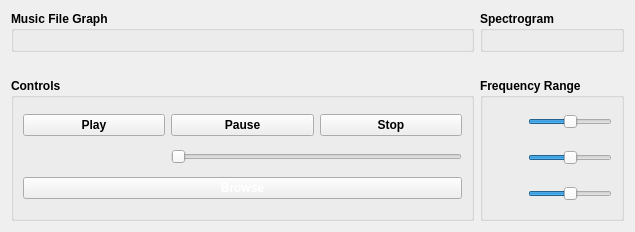
      <widget class="QWidget" name="Music">
       <attribute name="icon">
        <iconset>
         <normaloff>R (3).png</normaloff>R (3).png</iconset>
       </attribute>
       <attribute name="title">
        <string>Music</string>
       </attribute>
       <layout class="QGridLayout" name="gridLayout_3">
        <item row="1" column="0">
         <spacer name="horizontalSpacer">
          <property name="orientation">
           <enum>Qt::Horizontal</enum>
          </property>
          <property name="sizeHint" stdset="0">
           <size>
            <width>463</width>
            <height>20</height>
           </size>
          </property>
         </spacer>
        </item>
        <item row="0" column="1">
         <widget class="QGroupBox" name="Spectrogram_groupBox">
          <property name="font">
           <font>
            <weight>75</weight>
            <bold>true</bold>
           </font>
          </property>
          <property name="title">
           <string>Spectrogram</string>
          </property>
          <layout class="QGridLayout" name="gridLayout_7">
           <item row="0" column="0">
            <widget class="QWidget" name="Spectrogram_widget" native="true"/>
           </item>
          </layout>
         </widget>
        </item>
        <item row="2" column="1">
         <widget class="QGroupBox" name="Frequency_groupBox">
          <property name="font">
           <font>
            <weight>75</weight>
            <bold>true</bold>
           </font>
          </property>
          <property name="title">
           <string>Frequency Range</string>
          </property>
          <layout class="QGridLayout" name="gridLayout">
           <item row="2" column="1">
            <widget class="QSlider" name="Drums_horizontalSlider">
             <property name="maximum">
              <number>100</number>
             </property>
             <property name="sliderPosition">
              <number>50</number>
             </property>
             <property name="orientation">
              <enum>Qt::Horizontal</enum>
             </property>
            </widget>
           </item>
           <item row="0" column="0">
            <widget class="QLabel" name="label">
             <property name="minimumSize">
              <size>
               <width>30</width>
               <height>30</height>
              </size>
             </property>
             <property name="styleSheet">
              <string notr="true">image: url(:/newPrefix/orange-piano-icon.png);</string>
             </property>
             <property name="text">
              <string/>
             </property>
            </widget>
           </item>
           <item row="1" column="1">
            <widget class="QSlider" name="Guitar_horizontalSlider">
             <property name="maximum">
              <number>100</number>
             </property>
             <property name="sliderPosition">
              <number>50</number>
             </property>
             <property name="orientation">
              <enum>Qt::Horizontal</enum>
             </property>
            </widget>
           </item>
           <item row="1" column="0">
            <widget class="QLabel" name="label_2">
             <property name="minimumSize">
              <size>
               <width>30</width>
               <height>30</height>
              </size>
             </property>
             <property name="styleSheet">
              <string notr="true">image: url(:/newPrefix/guitar-icon-png-7.png);</string>
             </property>
             <property name="text">
              <string/>
             </property>
            </widget>
           </item>
           <item row="2" column="0">
            <widget class="QLabel" name="label_4">
             <property name="minimumSize">
              <size>
               <width>30</width>
               <height>30</height>
              </size>
             </property>
             <property name="styleSheet">
              <string notr="true">image: url(:/newPrefix/R (1).png);</string>
             </property>
             <property name="text">
              <string/>
             </property>
            </widget>
           </item>
           <item row="0" column="1">
            <widget class="QSlider" name="Piano_horizontalSlider">
             <property name="maximum">
              <number>100</number>
             </property>
             <property name="sliderPosition">
              <number>50</number>
             </property>
             <property name="orientation">
              <enum>Qt::Horizontal</enum>
             </property>
            </widget>
           </item>
          </layout>
         </widget>
        </item>
        <item row="0" column="0">
         <widget class="QGroupBox" name="MainGraph_groupBox">
          <property name="font">
           <font>
            <weight>75</weight>
            <bold>true</bold>
            <strikeout>false</strikeout>
           </font>
          </property>
          <property name="acceptDrops">
           <bool>false</bool>
          </property>
          <property name="title">
           <string>Music File Graph</string>
          </property>
          <property name="flat">
           <bool>false</bool>
          </property>
          <property name="checkable">
           <bool>false</bool>
          </property>
          <layout class="QGridLayout" name="gridLayout_6">
           <item row="0" column="0">
            <widget class="PlotWidget" name="MainGraph_widget" native="true"/>
           </item>
          </layout>
         </widget>
        </item>
        <item row="2" column="0">
         <widget class="QGroupBox" name="groupBox_4">
          <property name="font">
           <font>
            <weight>75</weight>
            <bold>true</bold>
           </font>
          </property>
          <property name="title">
           <string>Controls</string>
          </property>
          <layout class="QGridLayout" name="gridLayout_5">
           <item row="2" column="1" colspan="2">
            <widget class="QSlider" name="Volume_horizontalSlider">
             <property name="font">
              <font>
               <weight>50</weight>
               <bold>false</bold>
              </font>
             </property>
             <property name="cursor">
              <cursorShape>ClosedHandCursor</cursorShape>
             </property>
             <property name="autoFillBackground">
              <bool>false</bool>
             </property>
             <property name="maximum">
              <number>100</number>
             </property>
             <property name="orientation">
              <enum>Qt::Horizontal</enum>
             </property>
             <property name="invertedAppearance">
              <bool>false</bool>
             </property>
             <property name="invertedControls">
              <bool>false</bool>
             </property>
             <property name="tickPosition">
              <enum>QSlider::NoTicks</enum>
             </property>
            </widget>
           </item>
           <item row="4" column="0" colspan="3">
            <widget class="QPushButton" name="Browse_pushbutton">
             <property name="font">
              <font>
               <weight>75</weight>
               <bold>true</bold>
              </font>
             </property>
             <property name="styleSheet">
              <string notr="true">color: rgb(255, 170, 0);
color: rgb(255, 255, 255);</string>
             </property>
             <property name="text">
              <string>Browse</string>
             </property>
             <property name="icon">
              <iconset>
               <normaloff>Places-folder-orange-icon.png</normaloff>Places-folder-orange-icon.png</iconset>
             </property>
            </widget>
           </item>
           <item row="0" column="0">
            <widget class="QPushButton" name="Play_pushButton">
             <property name="text">
              <string>Play</string>
             </property>
             <property name="icon">
              <iconset resource="logo.qrc">
               <normaloff>:/newPrefix/play-icon-11-256.png</normaloff>:/newPrefix/play-icon-11-256.png</iconset>
             </property>
             <property name="checkable">
              <bool>false</bool>
             </property>
             <property name="flat">
              <bool>false</bool>
             </property>
            </widget>
           </item>
           <item row="2" column="0">
            <widget class="QLabel" name="label_6">
             <property name="styleSheet">
              <string notr="true">image: url(:/newPrefix/speaker-icon-15.png);</string>
             </property>
             <property name="text">
              <string/>
             </property>
            </widget>
           </item>
           <item row="0" column="2">
            <widget class="QPushButton" name="Stop_pushButton">
             <property name="text">
              <string>Stop</string>
             </property>
             <property name="icon">
              <iconset>
               <normaloff>:/newPrefix/R (6).png</normaloff>:/newPrefix/R (6).png</iconset>
             </property>
            </widget>
           </item>
           <item row="0" column="1">
            <widget class="QPushButton" name="Pause_pushButton">
             <property name="styleSheet">
              <string notr="true"/>
             </property>
             <property name="text">
              <string>Pause</string>
             </property>
             <property name="icon">
              <iconset resource="logo.qrc">
               <normaloff>:/newPrefix/pause-icon-11-256.png</normaloff>:/newPrefix/pause-icon-11-256.png</iconset>
             </property>
             <property name="flat">
              <bool>false</bool>
             </property>
            </widget>
           </item>
          </layout>
         </widget>
        </item>
       </layout>
      </widget>
